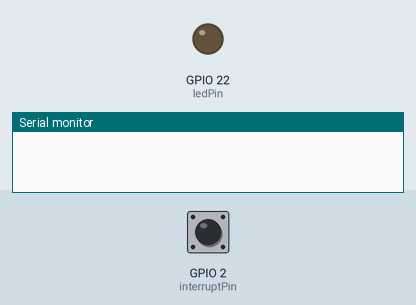
This sketch was run on a simulated ESP32. On the bench: output pins drawn as LEDs (lit = HIGH), the last lines printed to the serial monitor. Inputs (shaded band) come from the test bench; at power-on: GPIO 2 (interruptPin) HIGH.

Above: at 1.2 s.
1.3 s: GPIO 2 (interruptPin) pulled LOW for 0.15 s
At 1.37 s:
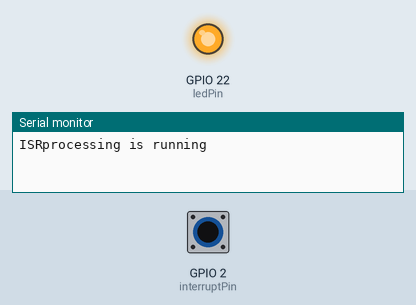
2.9 s: GPIO 2 (interruptPin) pulled LOW for 3.2 s
At 6.9 s:
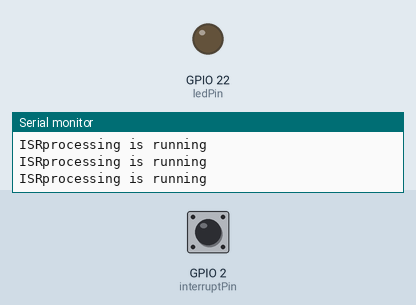
Timing chart, 0 to 8.4 s (numbered marks = the images above; inputs shaded):
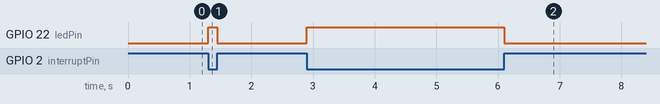

The sketch:

esp32.mini.binary.semaphore.ISR.ISRTask.210224.ino
```cpp
byte ledPin = 22;
/* pin that is attached to interrupt */
byte interruptPin = 2;
/* hold the state of LED when toggling */
volatile byte state = LOW;
SemaphoreHandle_t xBinarySemaphore;

void setup() {
  Serial.begin(9600);
  pinMode(ledPin, OUTPUT);
  /* set the interrupt pin as input pullup*/
  pinMode(interruptPin, INPUT_PULLUP);
  attachInterrupt(digitalPinToInterrupt(interruptPin), ISRcallback, CHANGE);
  /* initialize binary semaphore */
  xBinarySemaphore = xSemaphoreCreateBinary();
  /* this task will process the interrupt event
  which is forwarded by interrupt callback function */
  xTaskCreate(
    ISRprocessing,           /* Task function. */
    "ISRprocessing",         /* name of task. */
    1000,                    /* Stack size of task */
    NULL,                    /* parameter of the task */
    4,                       /* priority of the task */
    NULL);
}

void loop() {
}
/* interrupt function callback */
void ISRcallback() {
  BaseType_t xHigherPriorityTaskWoken = pdFALSE;
  /* un-block the interrupt processing task now */
  xSemaphoreGiveFromISR(xBinarySemaphore,&xHigherPriorityTaskWoken );
}

/* this function will be invoked when additionalTask was created */
void ISRprocessing( void * parameter )
{
  Serial.println((char *)parameter);
  /* loop forever */
  for(;;){
    /* task move to Block state to wait for interrupt event */
    xSemaphoreTake( xBinarySemaphore, portMAX_DELAY );
    Serial.println("ISRprocessing is running");
    /* toggle the LED now */
    state = !state;
    digitalWrite(ledPin, state);
  }
  vTaskDelete( NULL );
}
```

Measured:
- after the input at 1.3 s, GPIO 22 (ledPin): LOW → HIGH at once, → LOW 0.15 s later
- after the input at 2.9 s, GPIO 22 (ledPin): LOW → HIGH at once, → LOW 3.2 s later
